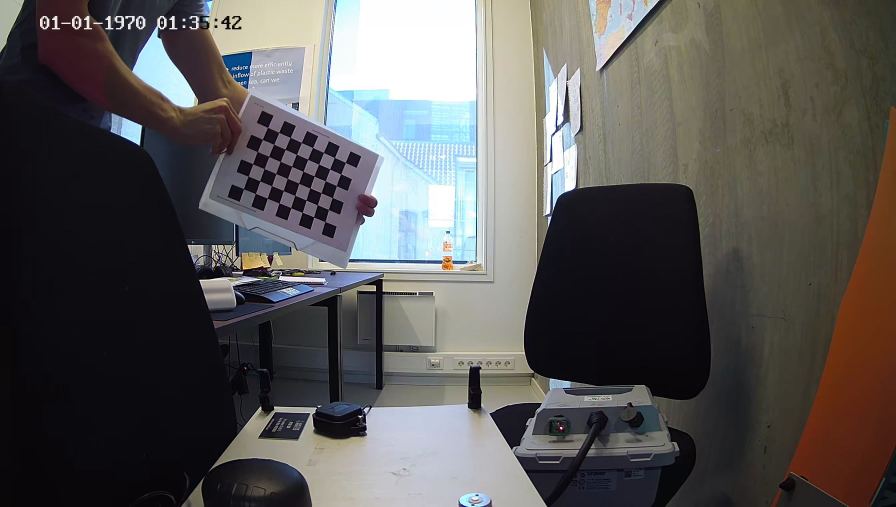
#> input picture code/camera_driver/zhang/001.png, 2688 x 1520 px (shown at 1/3 size); its folder holds 5 pictures in this run
$ python zhang_fisheye.py   (older library calls are emulated)
#> lines starting #> are read from the running program, lines starting #| are printed output that depends on the picture
import cv2
import numpy as np
import os
import glob
import sys

# From this tutorial: https://medium.com/@kennethjiang/calibrate-fisheye-lens-using-opencv-333b05afa0b0

CHECKERBOARD = (6,8)

subpix_criteria = (cv2.TERM_CRITERIA_EPS+cv2.TERM_CRITERIA_MAX_ITER, 30, 0.1)
calibration_flags = cv2.fisheye.CALIB_RECOMPUTE_EXTRINSIC+cv2.fisheye.CALIB_CHECK_COND+cv2.fisheye.CALIB_FIX_SKEW
objp = np.zeros((1, CHECKERBOARD[0]*CHECKERBOARD[1], 3), np.float32)
objp[0,:,:2] = np.mgrid[0:CHECKERBOARD[0], 0:CHECKERBOARD[1]].T.reshape(-1, 2)
_img_shape = None
objpoints = [] # 3d point in real world space
imgpoints = [] # 2d points in image plane.
images = glob.glob('*.png')
for fname in images:
    img = cv2.imread(fname)
#> img is the input picture: shape (1520, 2688, 3); mean B, G, R 85.9, 87.3, 89.4
    if _img_shape == None:
        _img_shape = img.shape[:2]
    else:
        assert _img_shape == img.shape[:2], "All images must share the same size."
    gray = cv2.cvtColor(img,cv2.COLOR_BGR2GRAY)
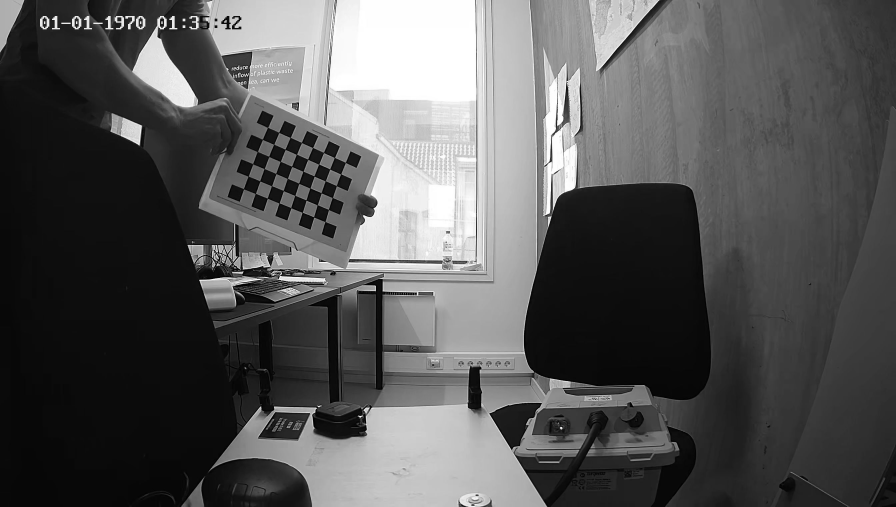
#> gray: shape (1520, 2688) (shown at 1/3 size); min 0, max 255, mean 87.8
    # Find the chess board corners
    ret, corners = cv2.findChessboardCorners(gray, CHECKERBOARD, cv2.CALIB_CB_ADAPTIVE_THRESH+cv2.CALIB_CB_FAST_CHECK+cv2.CALIB_CB_NORMALIZE_IMAGE)
#> ret = True; corners = 48 rows, first 8: [731.3, 567.2], [745.4, 529.8], [759.3, 492.1], [772.9, 456], [788.7, 418.4], [803.6, 383.1], [767, 581], [780, 544]
    # If found, add object points, image points (after refining them)
    if ret == True:
        objpoints.append(objp)
        cv2.cornerSubPix(gray,corners,(3,3),(-1,-1),subpix_criteria)
        imgpoints.append(corners)
#> pass 2 of the loop `for fname in images:`:
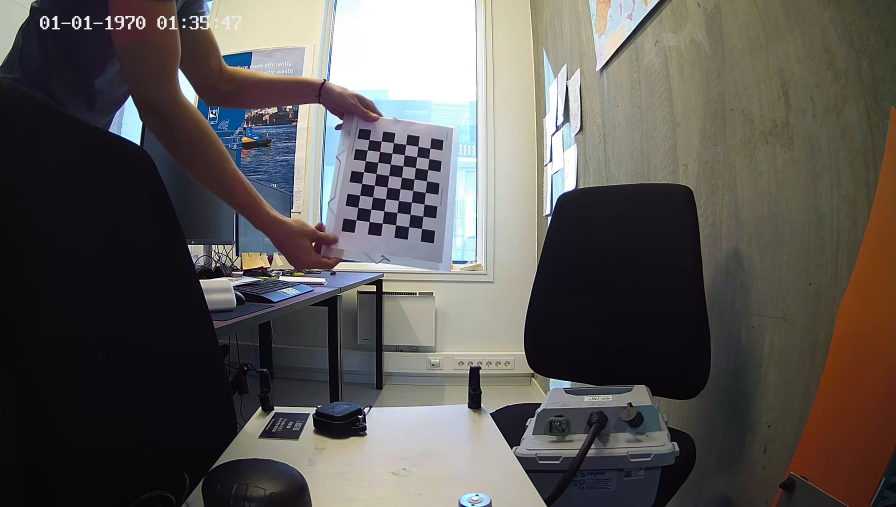
#> input picture code/camera_driver/zhang/002.png, 2688 x 1520 px (shown at 1/3 size)
#> img is the input picture: shape (1520, 2688, 3); mean B, G, R 85, 87.9, 91.6
#> `gray = cv2.cvtColor(img,cv2.COLOR_BGR2GRAY)`:
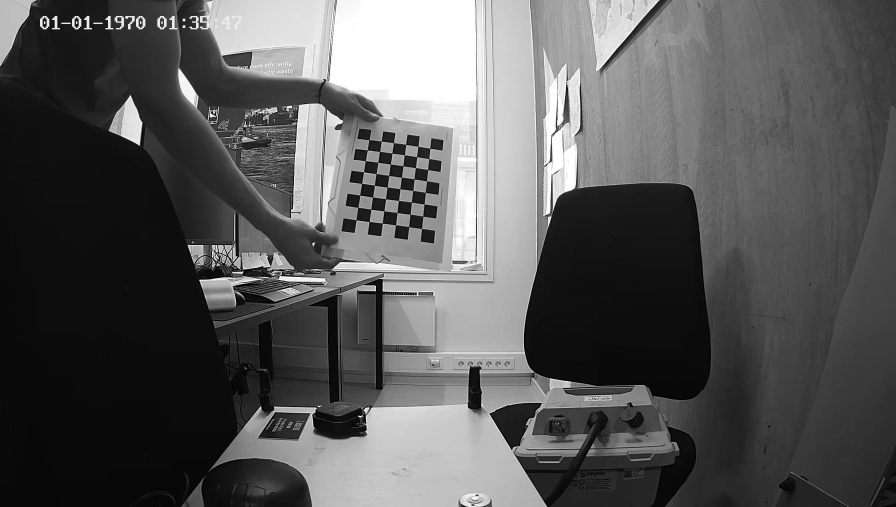
#> gray: shape (1520, 2688) (shown at 1/3 size); min 0, max 255, mean 88.7
#> corners = 48 rows, first 8: [1107.9, 419.9], [1144.4, 424.3], [1181.1, 429], [1218.3, 433.9], [1254.6, 439.8], [1289.9, 445], [1102.3, 450.5], [1139.5, 455.1]
#> pass 3 of the loop `for fname in images:`:
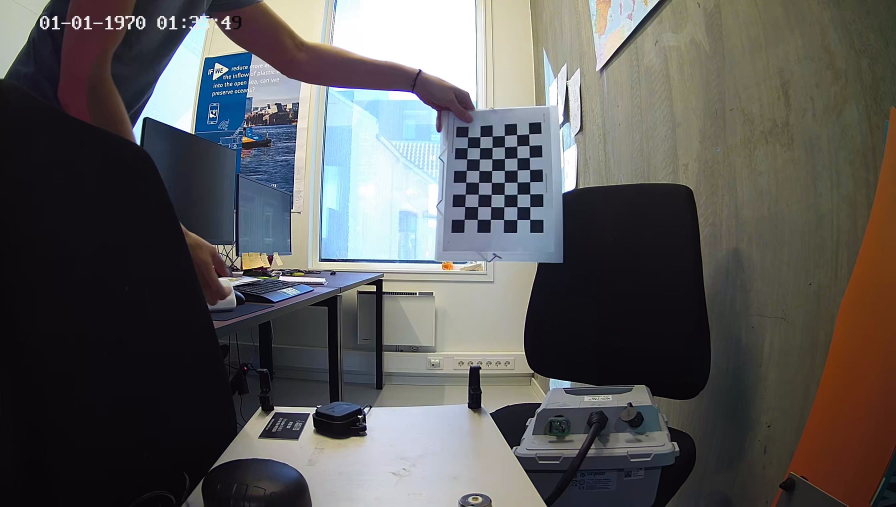
#> input picture code/camera_driver/zhang/003.png, 2688 x 1520 px (shown at 1/3 size)
#> img is the input picture: shape (1520, 2688, 3); mean B, G, R 88.7, 89.2, 90.2
#> `gray = cv2.cvtColor(img,cv2.COLOR_BGR2GRAY)`:
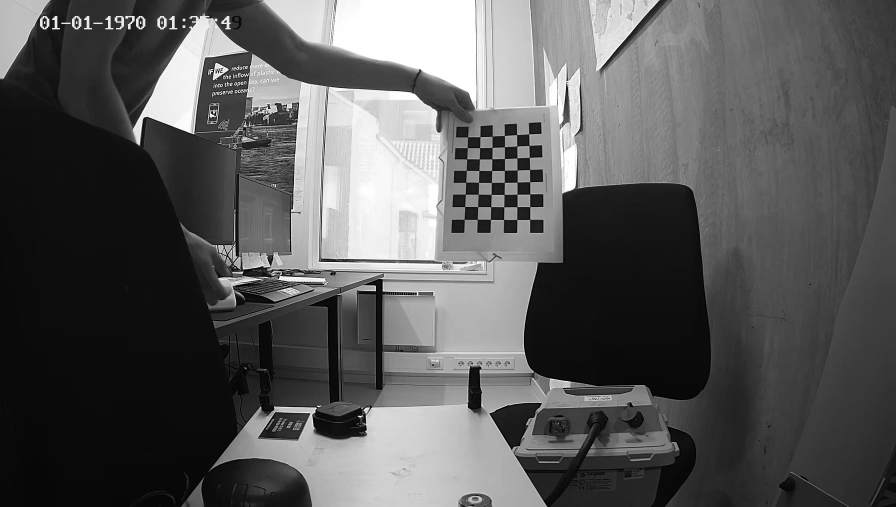
#> gray: shape (1520, 2688) (shown at 1/3 size); min 0, max 255, mean 89.4
#> corners = 48 rows, first 8: [1403.7, 411.6], [1440.7, 411.3], [1475.6, 409.6], [1513.5, 406.4], [1550.3, 404.5], [1587.1, 401.9], [1401.8, 443.8], [1439.8, 443.8]
#> the loop made 5 passes; the first 3 are shown
N_OK = len(objpoints)
K = np.zeros((3, 3))
D = np.zeros((4, 1))
rvecs = [np.zeros((1, 1, 3), dtype=np.float64) for i in range(N_OK)]
tvecs = [np.zeros((1, 1, 3), dtype=np.float64) for i in range(N_OK)]
rms, _, _, _, _ = \
    cv2.fisheye.calibrate(
        objpoints,
        imgpoints,
        gray.shape[::-1],
        K,
        D,
        rvecs,
        tvecs,
        calibration_flags,
        (cv2.TERM_CRITERIA_EPS+cv2.TERM_CRITERIA_MAX_ITER, 30, 1e-6)
    )
print("Found " + str(N_OK) + " valid images for calibration")
print("DIM=" + str())
print("K=np.array(" + str(K.tolist()) + ")")
print("D=np.array(" + str(D.tolist()) + ")")

# You should replace these 3 lines with the output in calibration step
DIM=_img_shape[::-1]
#> DIM = (2688, 1520)
K=np.array(K)
D=np.array(D)
def undistort(img_path, balance=0.0, dim2=None, dim3=None):
#> called with img_path = './035.png', balance = 0
    img = cv2.imread(img_path)
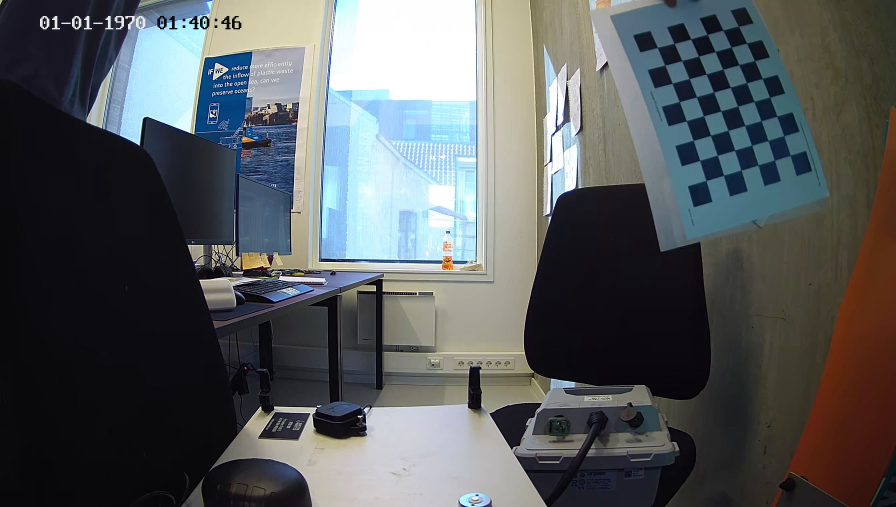
#> input picture code/camera_driver/zhang/035.png, 2688 x 1520 px (shown at 1/3 size)
#> img is the input picture: shape (1520, 2688, 3); mean B, G, R 92, 90.7, 87.1
    dim1 = img.shape[:2][::-1]  #dim1 is the dimension of input image to un-distort
#> dim1 = (2688, 1520)
    assert dim1[0]/dim1[1] == DIM[0]/DIM[1], "Image to undistort needs to have same aspect ratio as the ones used in calibration"
    if not dim2:
        dim2 = dim1
#> dim2 = (2688, 1520)
    if not dim3:
        dim3 = dim1
#> dim3 = (2688, 1520)
    scaled_K = K * dim1[0] / DIM[0]  # The values of K is to scale with image dimension.
    scaled_K[2][2] = 1.0  # Except that K[2][2] is always 1.0
    # This is how scaled_K, dim2 and balance are used to determine the final K used to un-distort image. OpenCV document failed to make this clear!
    new_K = cv2.fisheye.estimateNewCameraMatrixForUndistortRectify(scaled_K, D, dim2, np.eye(3), balance=balance)
    map1, map2 = cv2.fisheye.initUndistortRectifyMap(scaled_K, D, np.eye(3), new_K, dim3, cv2.CV_16SC2)
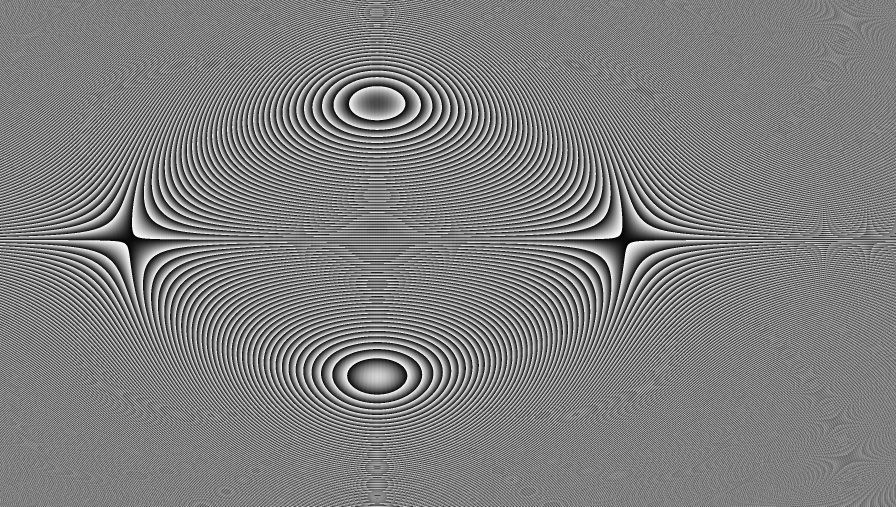
#> map2: shape (1520, 2688) uint16 (shown at 1/3 size); min 0, max 1023, mean 511.2; drawn with min black and max white
    undistorted_img = cv2.remap(img, map1, map2, interpolation=cv2.INTER_LINEAR, borderMode=cv2.BORDER_CONSTANT)
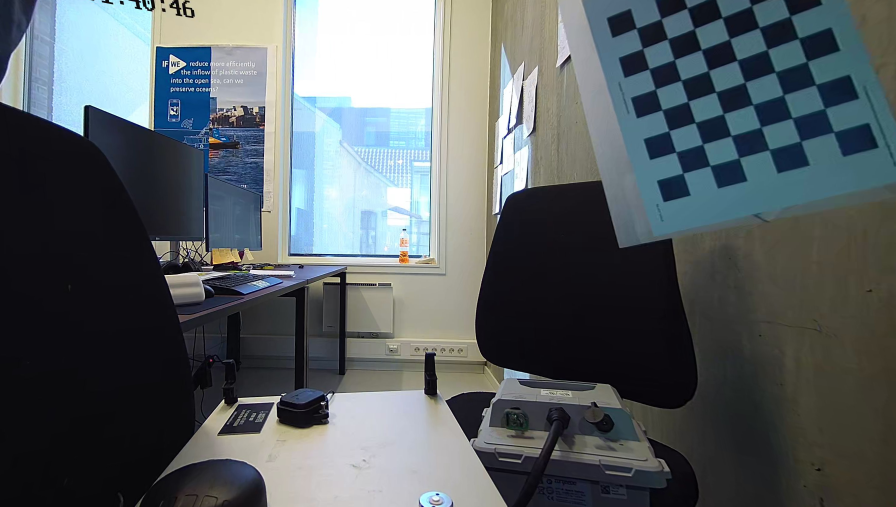
#> undistorted_img: shape (1520, 2688, 3) (shown at 1/3 size); mean B, G, R 98.8, 95.9, 88.5
    cv2.imshow("undistorted", undistorted_img)
    cv2.waitKey(0)
    cv2.destroyAllWindows()

if __name__ == '__main__':
        img = './035.png'

        undistort(img)
